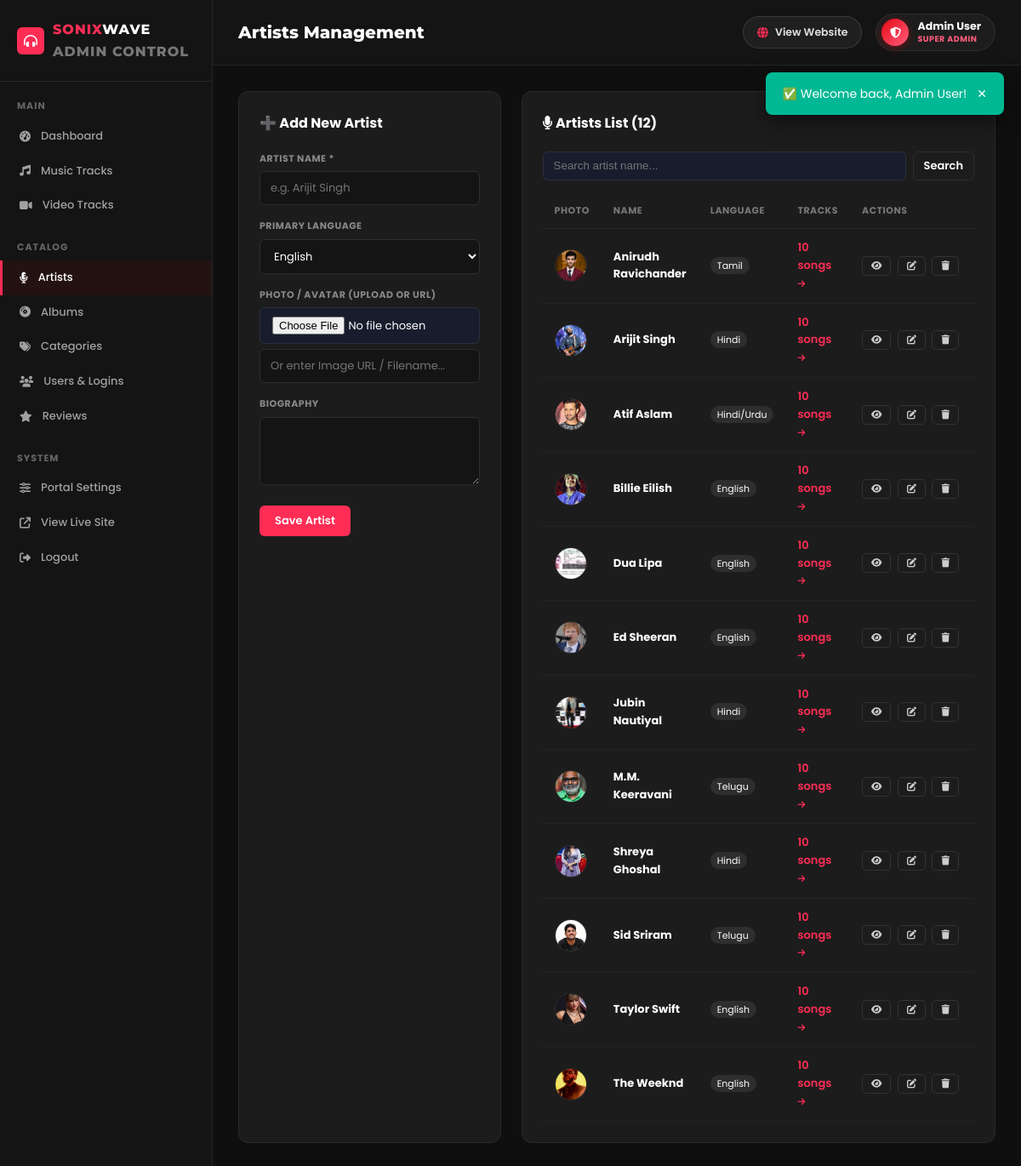
Screenshot of /admin/artists.php (signed in) with the database file from the repository.
### tables this page shows
CREATE TABLE `artists` (
  `id` int(11) NOT NULL AUTO_INCREMENT,
  `name` varchar(100) NOT NULL,
  `bio` text DEFAULT NULL,
  `image` varchar(500) DEFAULT NULL,
  `language` varchar(50) DEFAULT NULL,
  `created_at` datetime DEFAULT current_timestamp(),
  PRIMARY KEY (`id`)
);

### includes/auth.php (called while the page is built, shortened)
<?php
function resolveMediaUrl(?string $path, string $type = 'cover'): string {
    if ($type === 'cover') {
        return SITE_URL . '/assets/images/covers/' . ltrim($path, '/');
    } elseif ($type === 'music') {
        return SITE_URL . '/assets/uploads/music/' . ltrim($path, '/');
    } elseif ($type === 'video') {
        return SITE_URL . '/assets/uploads/videos/' . ltrim($path, '/');
    } elseif ($type === 'artist') {
        return SITE_URL . '/assets/images/artists/' . ltrim($path, '/');
    }
    return SITE_URL . '/' . ltrim($path, '/');
}
function clean(string $str): string {
    return htmlspecialchars(strip_tags(trim($str)));
}

### admin/artists.php (the view, shortened to what this page needs)
<?php
require_once __DIR__ . '/includes/admin-header.php';
$pdo = getDB();
$action = $_GET['action'] ?? 'list';
$langs = $pdo->query("SELECT name FROM categories WHERE type='language' ORDER BY name ASC")->fetchAll(PDO::FETCH_COLUMN);
$editItem = null;
$q = trim($_GET['search'] ?? '');
$where = ['1=1'];
$params = [];
$stmt = $pdo->prepare("
    SELECT a.*, COUNT(m.id) as songs_count
    FROM artists a
    LEFT JOIN music m ON m.artist_id = a.id
    WHERE " . implode(' AND ', $where) . "
    GROUP BY a.id
    ORDER BY a.name ASC
");
$stmt->execute($params);
$artists = $stmt->fetchAll();
?>
<div class="admin-two-col">
  <div class="admin-box">
    <div class="box-head">
      <h3><?= $action === 'edit' ? '✏️ Edit Artist' : '➕ Add New Artist' ?></h3>
    </div>
    <form method="POST" enctype="multipart/form-data" class="admin-form">
      <div class="form-group">
        <label>Artist Name *</label>
        <input type="text" name="name" value="<?= clean($editItem['name'] ?? '') ?>" required placeholder="e.g. Arijit Singh">
      </div>
      <div class="form-group">
        <label>Primary Language</label>
        <select name="language">
          <?php foreach ($langs as $l): ?>
            <option value="<?= clean($l) ?>" <?= (isset($editItem) && $editItem['language'] === $l) ? 'selected' : '' ?>><?= clean($l) ?></option>
          <?php endforeach; ?>
        </select>
      </div>
      <div class="form-group">
        <label>Photo / Avatar (Upload or URL)</label>
        <input type="file" name="image_file" accept="image/*">
        <input type="text" name="image_url" value="<?= clean($editItem['image'] ?? '') ?>" placeholder="Or enter Image URL / Filename..." style="margin-top:6px;">
      </div>
      <div class="form-group">
        <label>Biography</label>
        <textarea name="bio" rows="3"><?= clean($editItem['bio'] ?? '') ?></textarea>
      </div>
      <button type="submit" class="btn btn-primary"><?= $action === 'edit' ? 'Update Artist' : 'Save Artist' ?></button>
    </form>
  </div>
  <div class="admin-box">
    <div class="box-head">
      <h3><i class="fas fa-microphone"></i> Artists List (<?= count($artists) ?>)</h3>
    </div>
    <form method="GET" style="display:flex; gap:8px; margin-bottom:15px;">
      <input type="text" name="search" placeholder="Search artist name..." value="<?= clean($q) ?>" style="padding:6px 12px; background:var(--dark-3); border:1px solid var(--border); color:#fff; border-radius:6px; flex:1;">
      <button type="submit" class="btn btn-outline" style="padding:6px 12px;">Search</button>
    </form>
    <table class="admin-table">
      <thead>
        <tr>
          <th>Photo</th>
          <th>Name</th>
          <th>Language</th>
          <th>Tracks</th>
          <th>Actions</th>
        </tr>
      </thead>
      <tbody>
        <?php if (empty($artists)): ?>
          <tr><td colspan="5" style="text-align:center; padding:20px; color:var(--text-muted);">No artists found.</td></tr>
        <?php else: ?>
          <?php foreach ($artists as $a): ?>
          <tr>
            <td>
              <img src="<?= resolveMediaUrl($a['image'], 'artist') ?>" width="38" height="38" style="border-radius:50%; object-fit:cover; border:1px solid var(--border);" onerror="this.onerror=null; this.src='https://images.unsplash.com/photo-1511671782779-c97d3d27a1d4?w=100';">
            </td>
            <td><strong><?= clean($a['name']) ?></strong></td>
            <td><span class="badge-tag"><?= clean($a['language']) ?></span></td>
            <td>
              <a href="<?= SITE_URL ?>/admin/music.php?search=<?= urlencode($a['name']) ?>" title="View tracks by this artist" style="color:var(--primary); font-weight:600;">
                <?= $a['songs_count'] ?> songs <i class="fas fa-arrow-right" style="font-size:10px;"></i>
              </a>
            </td>
            <td style="white-space:nowrap;">
              <a href="<?= SITE_URL ?>/pages/artist-detail.php?id=<?= $a['id'] ?>" target="_blank" class="tbl-btn" title="View Public Artist Page"><i class="fas fa-eye"></i></a>
              <a href="<?= SITE_URL ?>/admin/artists.php?action=edit&id=<?= $a['id'] ?>" class="tbl-btn" title="Edit"><i class="fas fa-edit"></i></a>
              <a href="<?= SITE_URL ?>/admin/artists.php?action=delete&id=<?= $a['id'] ?>" class="tbl-btn danger" onclick="return confirm('Delete this artist?')" title="Delete"><i class="fas fa-trash"></i></a>
            </td>
          </tr>
          <?php endforeach; ?>
        <?php endif; ?>
      </tbody>
    </table>
  </div>
</div>
<?php require_once __DIR__ . '/includes/admin-footer.php'; ?>

### assets/css/style.css (style rules this page uses)
:root { --primary: #ff2d55; --primary-gradient: linear-gradient(135deg, #ff2d55 0%, #ff5e3a 100%); --primary-glow: rgba(255, 45, 85, 0.4); --secondary: #ffb300; --accent: #00d2ff; --dark: #0a0b10; --dark-2: #111420; --dark-3: #181d2d; --dark-card: #151926; --dark-card-hover: #1c2235; --text-primary: #f8fafc; --text-secondary: #94a3b8; --text-muted: #64748b; --border: rgba(255, 255, 255, 0.08); --border-focus: rgba(255, 45, 85, 0.5); --card-radius: 14px; --transition: all 0.3s cubic-bezier(0.4, 0, 0.2, 1); --shadow-sm: 0 4px 12px rgba(0,0,0,0.3); --shadow-lg: 0 12px 32px rgba(0,0,0,0.6); --shadow-glow: 0 0 25px var(--primary-glow); }
* { margin:0; padding:0; box-sizing:border-box; }
body { font-family: 'Poppins', sans-serif; background-color: var(--dark); color: var(--text-primary); line-height: 1.6; overflow-x: hidden; }
a { color: inherit; text-decoration: none; }
img { max-width: 100%; display: block; }
.btn { padding: 8px 18px; border-radius: 6px; font-size: 13px; font-weight: 600; cursor: pointer; transition: var(--transition); display: inline-flex; align-items: center; gap: 8px; border: none; font-family: inherit; }
.btn-primary { background: var(--primary); color: #fff; }
.btn-outline { background: transparent; border: 1px solid var(--border); color: #fff; }
.card-lang, .badge-tag { background: rgba(255,255,255,0.08); padding: 2px 8px; border-radius: 12px; font-size: 11px; }
.form-group { margin-bottom: 16px; }
.form-group label { display: block; font-size: 12px; font-weight: 600; color: var(--text-secondary); margin-bottom: 6px; text-transform: uppercase; letter-spacing: 0.5px; }
.form-group input, .form-group select, .form-group textarea { width: 100%; background: var(--dark-3); border: 1px solid var(--border); padding: 10px 14px; color: #fff; border-radius: 6px; font-family: inherit; font-size: 13px; transition: var(--transition); }
body, .navbar, .nav-item, .search-input-wrapper, .user-pill-btn, .user-dropdown, .media-card, .album-card, .artist-card, .cat-card, .trending-item, .auth-box, .footer, .review-card, .review-form-col, .filters-bar, .detail-hero, .audio-player-card, .player-locked-card { transition: background-color 0.3s ease, color 0.3s ease, border-color 0.3s ease, box-shadow 0.3s ease !important; }

### assets/css/admin.css (style rules this page uses)
.admin-body { background: #0f0f0f; margin: 0; color: #fff; }
.admin-box { background: #1c1c1c; border: 1px solid #2a2a2a; border-radius: 12px; padding: 24px; margin-bottom: 24px; }
.box-head { display: flex; justify-content: space-between; align-items: center; margin-bottom: 20px; }
.box-head h3 { font-size: 16px; font-weight: 700; }
.admin-two-col { display: grid; grid-template-columns: 1fr 1fr; gap: 24px; }
.admin-table { width: 100%; border-collapse: collapse; }
.admin-table th { text-align: left; font-size: 11px; font-weight: 700; color: #777; text-transform: uppercase; letter-spacing: 0.5px; padding: 12px 14px; border-bottom: 1px solid #2a2a2a; }
.admin-table td { padding: 12px 14px; font-size: 13px; border-bottom: 1px solid rgba(255,255,255,0.03); }
.tbl-btn { display: inline-flex; align-items: center; justify-content: center; padding: 5px 10px; border: 1px solid #333; border-radius: 5px; font-size: 11px; color: #ccc; transition: all 0.2s; margin-right: 4px; }
.admin-form .form-group { margin-bottom: 16px; }
.admin-form label { display: block; font-size: 11px; font-weight: 700; text-transform: uppercase; color: #888; margin-bottom: 6px; }
.admin-form input[type="text"], .admin-form input[type="number"], .admin-form input[type="email"], .admin-form input[type="password"], .admin-form select, .admin-form textarea { width: 100%; background: #141414; border: 1px solid #2e2e2e; border-radius: 6px; padding: 9px 12px; color: #fff; font-family: inherit; font-size: 13px; }

### rows the page displays
artists: image (picture), name "Anirudh Ravichander", language "Tamil", songs_count "10"
artists: image (picture), name "Arijit Singh", language "Hindi", songs_count "10"
artists: image (picture), name "Atif Aslam", language "Hindi/Urdu", songs_count "10"
artists: image (picture), name "Billie Eilish", language "English", songs_count "10"
artists: image (picture), name "Dua Lipa", language "English", songs_count "10"
artists: image (picture), name "Ed Sheeran", language "English", songs_count "10"
artists: image (picture), name "Jubin Nautiyal", language "Hindi", songs_count "10"
artists: image (picture), name "M.M. Keeravani", language "Telugu", songs_count "10"
artists: image (picture), name "Shreya Ghoshal", language "Hindi", songs_count "10"
artists: image (picture), name "Sid Sriram", language "Telugu", songs_count "10"
artists: image (picture), name "Taylor Swift", language "English", songs_count "10"
artists: image (picture), name "The Weeknd", language "English", songs_count "10"

### other values shown
$flash['msg'] "Welcome back, Admin User!"
$adminTitle "Artists Management"
$_SESSION['user_name'] "Admin User"
count($artists) "12"
form field language "English"
